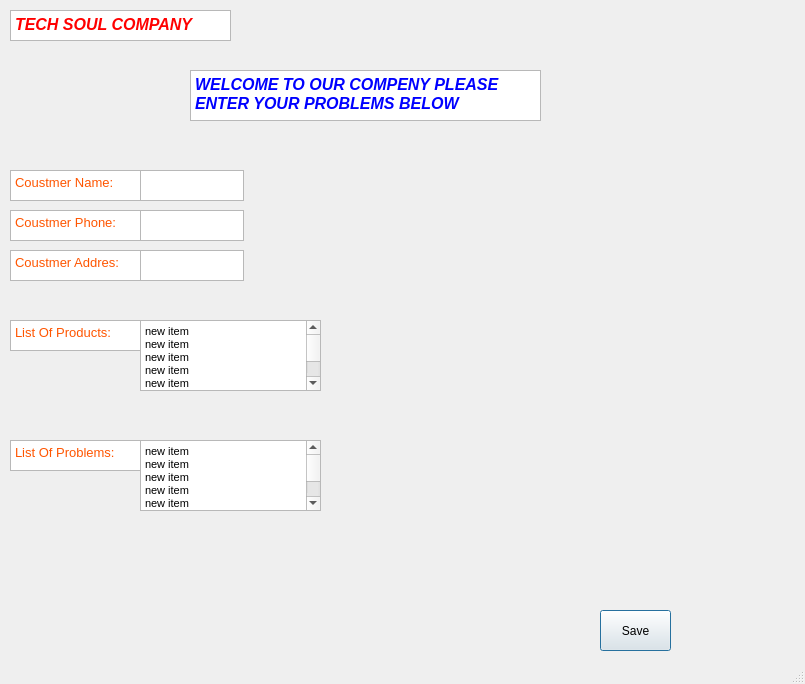
<?xml version="1.0" encoding="UTF-8"?>
<ui version="4.0">
 <class>Dialog</class>
 <widget class="QDialog" name="Dialog">
  <property name="geometry">
   <rect>
    <x>0</x>
    <y>0</y>
    <width>805</width>
    <height>684</height>
   </rect>
  </property>
  <property name="windowTitle">
   <string>Dialog</string>
  </property>
  <property name="sizeGripEnabled">
   <bool>true</bool>
  </property>
  <property name="modal">
   <bool>true</bool>
  </property>
  <widget class="QTextBrowser" name="textBrowser">
   <property name="geometry">
    <rect>
     <x>190</x>
     <y>70</y>
     <width>351</width>
     <height>51</height>
    </rect>
   </property>
   <property name="html">
    <string>&lt;!DOCTYPE HTML PUBLIC &quot;-//W3C//DTD HTML 4.0//EN&quot; &quot;http://www.w3.org/TR/REC-html40/strict.dtd&quot;&gt;
&lt;html&gt;&lt;head&gt;&lt;meta name=&quot;qrichtext&quot; content=&quot;1&quot; /&gt;&lt;style type=&quot;text/css&quot;&gt;
p, li { white-space: pre-wrap; }
&lt;/style&gt;&lt;/head&gt;&lt;body style=&quot; font-family:'MS Shell Dlg 2'; font-size:8.25pt; font-weight:400; font-style:normal;&quot;&gt;
&lt;p style=&quot; margin-top:0px; margin-bottom:0px; margin-left:0px; margin-right:0px; -qt-block-indent:0; text-indent:0px;&quot;&gt;&lt;span style=&quot; font-size:12pt; font-weight:600; font-style:italic; color:#0000ff;&quot;&gt;WELCOME TO OUR COMPENY PLEASE &lt;/span&gt;&lt;/p&gt;
&lt;p style=&quot; margin-top:0px; margin-bottom:0px; margin-left:0px; margin-right:0px; -qt-block-indent:0; text-indent:0px;&quot;&gt;&lt;span style=&quot; font-size:12pt; font-weight:600; font-style:italic; color:#0000ff;&quot;&gt;ENTER YOUR PROBLEMS BELOW&lt;/span&gt;&lt;/p&gt;&lt;/body&gt;&lt;/html&gt;</string>
   </property>
  </widget>
  <widget class="QTextBrowser" name="textBrowser_2">
   <property name="geometry">
    <rect>
     <x>10</x>
     <y>170</y>
     <width>131</width>
     <height>31</height>
    </rect>
   </property>
   <property name="html">
    <string>&lt;!DOCTYPE HTML PUBLIC &quot;-//W3C//DTD HTML 4.0//EN&quot; &quot;http://www.w3.org/TR/REC-html40/strict.dtd&quot;&gt;
&lt;html&gt;&lt;head&gt;&lt;meta name=&quot;qrichtext&quot; content=&quot;1&quot; /&gt;&lt;style type=&quot;text/css&quot;&gt;
p, li { white-space: pre-wrap; }
&lt;/style&gt;&lt;/head&gt;&lt;body style=&quot; font-family:'MS Shell Dlg 2'; font-size:8.25pt; font-weight:400; font-style:normal;&quot;&gt;
&lt;p style=&quot; margin-top:0px; margin-bottom:0px; margin-left:0px; margin-right:0px; -qt-block-indent:0; text-indent:0px;&quot;&gt;&lt;span style=&quot; font-size:10pt; color:#ff5500;&quot;&gt;Coustmer Name:&lt;/span&gt;&lt;/p&gt;&lt;/body&gt;&lt;/html&gt;</string>
   </property>
  </widget>
  <widget class="QTextBrowser" name="textBrowser_3">
   <property name="geometry">
    <rect>
     <x>10</x>
     <y>210</y>
     <width>131</width>
     <height>31</height>
    </rect>
   </property>
   <property name="html">
    <string>&lt;!DOCTYPE HTML PUBLIC &quot;-//W3C//DTD HTML 4.0//EN&quot; &quot;http://www.w3.org/TR/REC-html40/strict.dtd&quot;&gt;
&lt;html&gt;&lt;head&gt;&lt;meta name=&quot;qrichtext&quot; content=&quot;1&quot; /&gt;&lt;style type=&quot;text/css&quot;&gt;
p, li { white-space: pre-wrap; }
&lt;/style&gt;&lt;/head&gt;&lt;body style=&quot; font-family:'MS Shell Dlg 2'; font-size:8.25pt; font-weight:400; font-style:normal;&quot;&gt;
&lt;p style=&quot; margin-top:0px; margin-bottom:0px; margin-left:0px; margin-right:0px; -qt-block-indent:0; text-indent:0px;&quot;&gt;&lt;span style=&quot; font-size:10pt; color:#ff5500;&quot;&gt;Coustmer Phone:&lt;/span&gt;&lt;/p&gt;&lt;/body&gt;&lt;/html&gt;</string>
   </property>
  </widget>
  <widget class="QTextBrowser" name="textBrowser_4">
   <property name="geometry">
    <rect>
     <x>10</x>
     <y>250</y>
     <width>131</width>
     <height>31</height>
    </rect>
   </property>
   <property name="html">
    <string>&lt;!DOCTYPE HTML PUBLIC &quot;-//W3C//DTD HTML 4.0//EN&quot; &quot;http://www.w3.org/TR/REC-html40/strict.dtd&quot;&gt;
&lt;html&gt;&lt;head&gt;&lt;meta name=&quot;qrichtext&quot; content=&quot;1&quot; /&gt;&lt;style type=&quot;text/css&quot;&gt;
p, li { white-space: pre-wrap; }
&lt;/style&gt;&lt;/head&gt;&lt;body style=&quot; font-family:'MS Shell Dlg 2'; font-size:8.25pt; font-weight:400; font-style:normal;&quot;&gt;
&lt;p style=&quot; margin-top:0px; margin-bottom:0px; margin-left:0px; margin-right:0px; -qt-block-indent:0; text-indent:0px;&quot;&gt;&lt;span style=&quot; font-size:10pt; color:#ff5500;&quot;&gt;Coustmer Addres:&lt;/span&gt;&lt;/p&gt;&lt;/body&gt;&lt;/html&gt;</string>
   </property>
  </widget>
  <widget class="QTextEdit" name="textEdit">
   <property name="geometry">
    <rect>
     <x>140</x>
     <y>170</y>
     <width>104</width>
     <height>31</height>
    </rect>
   </property>
  </widget>
  <widget class="QTextEdit" name="textEdit_2">
   <property name="geometry">
    <rect>
     <x>140</x>
     <y>210</y>
     <width>104</width>
     <height>31</height>
    </rect>
   </property>
  </widget>
  <widget class="QTextEdit" name="textEdit_3">
   <property name="geometry">
    <rect>
     <x>140</x>
     <y>250</y>
     <width>104</width>
     <height>31</height>
    </rect>
   </property>
  </widget>
  <widget class="QTextBrowser" name="textBrowser_5">
   <property name="geometry">
    <rect>
     <x>10</x>
     <y>320</y>
     <width>131</width>
     <height>31</height>
    </rect>
   </property>
   <property name="html">
    <string>&lt;!DOCTYPE HTML PUBLIC &quot;-//W3C//DTD HTML 4.0//EN&quot; &quot;http://www.w3.org/TR/REC-html40/strict.dtd&quot;&gt;
&lt;html&gt;&lt;head&gt;&lt;meta name=&quot;qrichtext&quot; content=&quot;1&quot; /&gt;&lt;style type=&quot;text/css&quot;&gt;
p, li { white-space: pre-wrap; }
&lt;/style&gt;&lt;/head&gt;&lt;body style=&quot; font-family:'MS Shell Dlg 2'; font-size:8.25pt; font-weight:400; font-style:normal;&quot;&gt;
&lt;p style=&quot; margin-top:0px; margin-bottom:0px; margin-left:0px; margin-right:0px; -qt-block-indent:0; text-indent:0px;&quot;&gt;&lt;span style=&quot; font-size:10pt; color:#ff5500;&quot;&gt;List Of Products:&lt;/span&gt;&lt;/p&gt;&lt;/body&gt;&lt;/html&gt;</string>
   </property>
  </widget>
  <widget class="QTextBrowser" name="textBrowser_6">
   <property name="geometry">
    <rect>
     <x>10</x>
     <y>440</y>
     <width>131</width>
     <height>31</height>
    </rect>
   </property>
   <property name="html">
    <string>&lt;!DOCTYPE HTML PUBLIC &quot;-//W3C//DTD HTML 4.0//EN&quot; &quot;http://www.w3.org/TR/REC-html40/strict.dtd&quot;&gt;
&lt;html&gt;&lt;head&gt;&lt;meta name=&quot;qrichtext&quot; content=&quot;1&quot; /&gt;&lt;style type=&quot;text/css&quot;&gt;
p, li { white-space: pre-wrap; }
&lt;/style&gt;&lt;/head&gt;&lt;body style=&quot; font-family:'MS Shell Dlg 2'; font-size:8.25pt; font-weight:400; font-style:normal;&quot;&gt;
&lt;p style=&quot; margin-top:0px; margin-bottom:0px; margin-left:0px; margin-right:0px; -qt-block-indent:0; text-indent:0px;&quot;&gt;&lt;span style=&quot; font-size:10pt; color:#ff5500;&quot;&gt;List Of Problems:&lt;/span&gt;&lt;/p&gt;&lt;/body&gt;&lt;/html&gt;</string>
   </property>
  </widget>
  <widget class="QPushButton" name="pushButton">
   <property name="geometry">
    <rect>
     <x>600</x>
     <y>610</y>
     <width>71</width>
     <height>41</height>
    </rect>
   </property>
   <property name="text">
    <string>Save</string>
   </property>
   <property name="checkable">
    <bool>false</bool>
   </property>
  </widget>
  <widget class="QTextBrowser" name="textBrowser_7">
   <property name="geometry">
    <rect>
     <x>10</x>
     <y>10</y>
     <width>221</width>
     <height>31</height>
    </rect>
   </property>
   <property name="html">
    <string>&lt;!DOCTYPE HTML PUBLIC &quot;-//W3C//DTD HTML 4.0//EN&quot; &quot;http://www.w3.org/TR/REC-html40/strict.dtd&quot;&gt;
&lt;html&gt;&lt;head&gt;&lt;meta name=&quot;qrichtext&quot; content=&quot;1&quot; /&gt;&lt;style type=&quot;text/css&quot;&gt;
p, li { white-space: pre-wrap; }
&lt;/style&gt;&lt;/head&gt;&lt;body style=&quot; font-family:'MS Shell Dlg 2'; font-size:8.25pt; font-weight:400; font-style:normal;&quot;&gt;
&lt;p style=&quot; margin-top:0px; margin-bottom:0px; margin-left:0px; margin-right:0px; -qt-block-indent:0; text-indent:0px;&quot;&gt;&lt;span style=&quot; font-size:12pt; font-weight:600; font-style:italic; color:#ff0000;&quot;&gt;TECH SOUL COMPANY&lt;/span&gt;&lt;/p&gt;&lt;/body&gt;&lt;/html&gt;</string>
   </property>
  </widget>
  <widget class="QTextBrowser" name="textBrowser_8">
   <property name="geometry">
    <rect>
     <x>140</x>
     <y>320</y>
     <width>181</width>
     <height>71</height>
    </rect>
   </property>
   <property name="html">
    <string>&lt;!DOCTYPE HTML PUBLIC &quot;-//W3C//DTD HTML 4.0//EN&quot; &quot;http://www.w3.org/TR/REC-html40/strict.dtd&quot;&gt;
&lt;html&gt;&lt;head&gt;&lt;meta name=&quot;qrichtext&quot; content=&quot;1&quot; /&gt;&lt;style type=&quot;text/css&quot;&gt;
p, li { white-space: pre-wrap; }
&lt;/style&gt;&lt;/head&gt;&lt;body style=&quot; font-family:'MS Shell Dlg 2'; font-size:8.25pt; font-weight:400; font-style:normal;&quot;&gt;
&lt;p style=&quot; margin-top:0px; margin-bottom:0px; margin-left:0px; margin-right:0px; -qt-block-indent:0; text-indent:0px;&quot;&gt;new item&lt;/p&gt;
&lt;p style=&quot; margin-top:0px; margin-bottom:0px; margin-left:0px; margin-right:0px; -qt-block-indent:0; text-indent:0px;&quot;&gt;new item&lt;/p&gt;
&lt;p style=&quot; margin-top:0px; margin-bottom:0px; margin-left:0px; margin-right:0px; -qt-block-indent:0; text-indent:0px;&quot;&gt;new item&lt;/p&gt;
&lt;p style=&quot; margin-top:0px; margin-bottom:0px; margin-left:0px; margin-right:0px; -qt-block-indent:0; text-indent:0px;&quot;&gt;new item&lt;/p&gt;
&lt;p style=&quot; margin-top:0px; margin-bottom:0px; margin-left:0px; margin-right:0px; -qt-block-indent:0; text-indent:0px;&quot;&gt;new item&lt;/p&gt;
&lt;p style=&quot; margin-top:0px; margin-bottom:0px; margin-left:0px; margin-right:0px; -qt-block-indent:0; text-indent:0px;&quot;&gt;new item&lt;/p&gt;
&lt;p style=&quot; margin-top:0px; margin-bottom:0px; margin-left:0px; margin-right:0px; -qt-block-indent:0; text-indent:0px;&quot;&gt;new item&lt;/p&gt;
&lt;p style=&quot; margin-top:0px; margin-bottom:0px; margin-left:0px; margin-right:0px; -qt-block-indent:0; text-indent:0px;&quot;&gt;new item&lt;/p&gt;
&lt;p style=&quot; margin-top:0px; margin-bottom:0px; margin-left:0px; margin-right:0px; -qt-block-indent:0; text-indent:0px;&quot;&gt;new item&lt;/p&gt;
&lt;p style=&quot; margin-top:0px; margin-bottom:0px; margin-left:0px; margin-right:0px; -qt-block-indent:0; text-indent:0px;&quot;&gt;new item&lt;/p&gt;&lt;/body&gt;&lt;/html&gt;</string>
   </property>
  </widget>
  <widget class="QTextBrowser" name="textBrowser_9">
   <property name="geometry">
    <rect>
     <x>140</x>
     <y>440</y>
     <width>181</width>
     <height>71</height>
    </rect>
   </property>
   <property name="html">
    <string>&lt;!DOCTYPE HTML PUBLIC &quot;-//W3C//DTD HTML 4.0//EN&quot; &quot;http://www.w3.org/TR/REC-html40/strict.dtd&quot;&gt;
&lt;html&gt;&lt;head&gt;&lt;meta name=&quot;qrichtext&quot; content=&quot;1&quot; /&gt;&lt;style type=&quot;text/css&quot;&gt;
p, li { white-space: pre-wrap; }
&lt;/style&gt;&lt;/head&gt;&lt;body style=&quot; font-family:'MS Shell Dlg 2'; font-size:8.25pt; font-weight:400; font-style:normal;&quot;&gt;
&lt;p style=&quot; margin-top:0px; margin-bottom:0px; margin-left:0px; margin-right:0px; -qt-block-indent:0; text-indent:0px;&quot;&gt;new item&lt;/p&gt;
&lt;p style=&quot; margin-top:0px; margin-bottom:0px; margin-left:0px; margin-right:0px; -qt-block-indent:0; text-indent:0px;&quot;&gt;new item&lt;/p&gt;
&lt;p style=&quot; margin-top:0px; margin-bottom:0px; margin-left:0px; margin-right:0px; -qt-block-indent:0; text-indent:0px;&quot;&gt;new item&lt;/p&gt;
&lt;p style=&quot; margin-top:0px; margin-bottom:0px; margin-left:0px; margin-right:0px; -qt-block-indent:0; text-indent:0px;&quot;&gt;new item&lt;/p&gt;
&lt;p style=&quot; margin-top:0px; margin-bottom:0px; margin-left:0px; margin-right:0px; -qt-block-indent:0; text-indent:0px;&quot;&gt;new item&lt;/p&gt;
&lt;p style=&quot; margin-top:0px; margin-bottom:0px; margin-left:0px; margin-right:0px; -qt-block-indent:0; text-indent:0px;&quot;&gt;new item&lt;/p&gt;
&lt;p style=&quot; margin-top:0px; margin-bottom:0px; margin-left:0px; margin-right:0px; -qt-block-indent:0; text-indent:0px;&quot;&gt;new item&lt;/p&gt;
&lt;p style=&quot; margin-top:0px; margin-bottom:0px; margin-left:0px; margin-right:0px; -qt-block-indent:0; text-indent:0px;&quot;&gt;new item&lt;/p&gt;
&lt;p style=&quot; margin-top:0px; margin-bottom:0px; margin-left:0px; margin-right:0px; -qt-block-indent:0; text-indent:0px;&quot;&gt;new item&lt;/p&gt;
&lt;p style=&quot; margin-top:0px; margin-bottom:0px; margin-left:0px; margin-right:0px; -qt-block-indent:0; text-indent:0px;&quot;&gt;new item&lt;/p&gt;&lt;/body&gt;&lt;/html&gt;</string>
   </property>
  </widget>
 </widget>
 <resources/>
 <connections/>
</ui>
